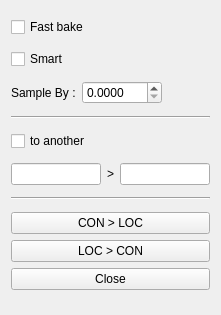
<?xml version="1.0" encoding="UTF-8"?>
<ui version="4.0">
 <class>Form</class>
 <widget class="QWidget" name="Form">
  <property name="geometry">
   <rect>
    <x>0</x>
    <y>0</y>
    <width>221</width>
    <height>315</height>
   </rect>
  </property>
  <property name="windowTitle">
   <string>Form</string>
  </property>
  <layout class="QVBoxLayout" name="verticalLayout_2">
   <item>
    <widget class="QCheckBox" name="fastBake_checkBox">
     <property name="text">
      <string>Fast bake</string>
     </property>
    </widget>
   </item>
   <item>
    <widget class="QCheckBox" name="smartBake_checkBox">
     <property name="text">
      <string>Smart</string>
     </property>
    </widget>
   </item>
   <item>
    <layout class="QHBoxLayout" name="horizontalLayout">
     <item>
      <widget class="QLabel" name="label">
       <property name="text">
        <string>Sample By :</string>
       </property>
      </widget>
     </item>
     <item>
      <widget class="QDoubleSpinBox" name="Sample_SpinBox">
       <property name="minimumSize">
        <size>
         <width>80</width>
         <height>0</height>
        </size>
       </property>
       <property name="decimals">
        <number>4</number>
       </property>
      </widget>
     </item>
     <item>
      <spacer name="horizontalSpacer">
       <property name="orientation">
        <enum>Qt::Horizontal</enum>
       </property>
       <property name="sizeHint" stdset="0">
        <size>
         <width>40</width>
         <height>20</height>
        </size>
       </property>
      </spacer>
     </item>
    </layout>
   </item>
   <item>
    <widget class="Line" name="line">
     <property name="orientation">
      <enum>Qt::Horizontal</enum>
     </property>
    </widget>
   </item>
   <item>
    <widget class="QCheckBox" name="toAnother_checkBox">
     <property name="text">
      <string>to another</string>
     </property>
    </widget>
   </item>
   <item>
    <layout class="QHBoxLayout" name="horizontalLayout_3">
     <item>
      <widget class="QLineEdit" name="selectedObj_lineEdit"/>
     </item>
     <item>
      <widget class="QLabel" name="label_2">
       <property name="text">
        <string>&gt;</string>
       </property>
      </widget>
     </item>
     <item>
      <widget class="QLineEdit" name="targetObj_lineEdit"/>
     </item>
    </layout>
   </item>
   <item>
    <widget class="Line" name="line_2">
     <property name="orientation">
      <enum>Qt::Horizontal</enum>
     </property>
    </widget>
   </item>
   <item>
    <layout class="QVBoxLayout" name="verticalLayout">
     <item>
      <widget class="QPushButton" name="C2L_pushButton">
       <property name="text">
        <string>CON &gt; LOC</string>
       </property>
      </widget>
     </item>
     <item>
      <widget class="QPushButton" name="L2C_pushButton">
       <property name="text">
        <string>LOC &gt; CON</string>
       </property>
      </widget>
     </item>
     <item>
      <widget class="QPushButton" name="Close_pushButton">
       <property name="text">
        <string>Close</string>
       </property>
      </widget>
     </item>
    </layout>
   </item>
  </layout>
 </widget>
 <resources/>
 <connections/>
</ui>
